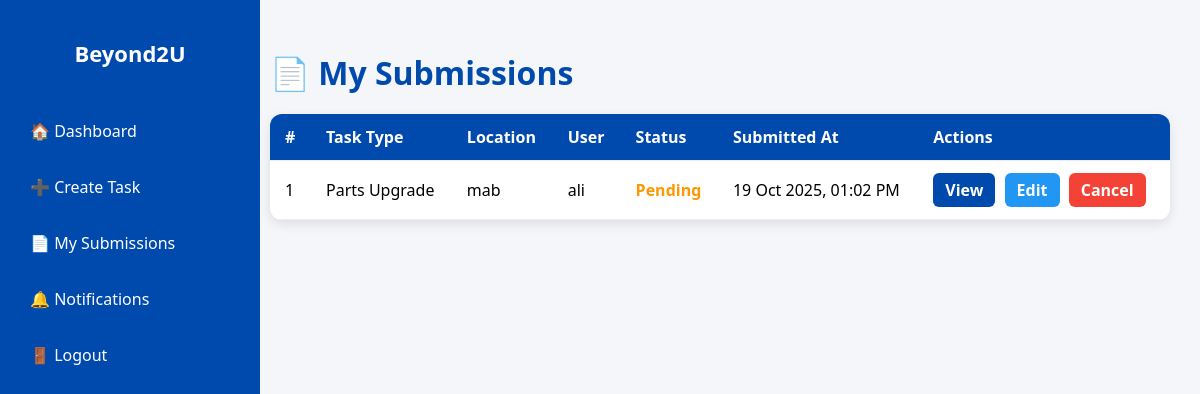
Page /beyond2u/dashboard/systemengineer/my_submissions/ (signed in) on the earlier database version.
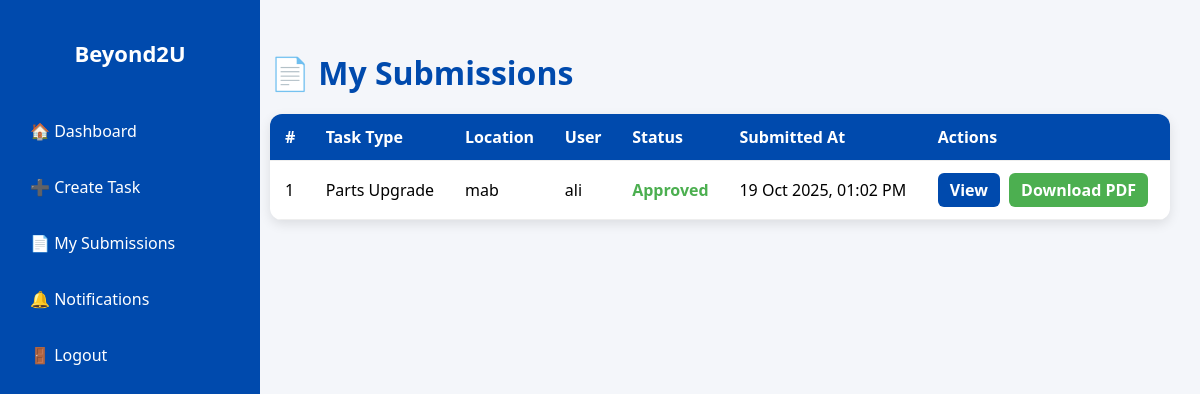
Same page on the later database version.
### inventorySystem/models.py (models this page shows, shortened)
class Request(models.Model):
    TYPE_CHOICES = [
        ('Tag Refresh', 'Tag Refresh'),
        ('Asset Refresh', 'Asset Refresh'),
        ('Tech Refresh', 'Tech Refresh'),
    ]
    STATUS_CHOICES = [
        ('Pending', 'Pending'),
        ('Approved', 'Approved'),
        ('Rejected', 'Rejected'),
    ]
    engineer = models.ForeignKey(settings.AUTH_USER_MODEL, on_delete=models.CASCADE)
    type = models.CharField(max_length=50, choices=TYPE_CHOICES)
    location = models.CharField(max_length=100)
    user = models.CharField(max_length=100)
    old_barcode = models.CharField(max_length=100, blank=True, null=True)
    new_barcode = models.CharField(max_length=100, blank=True, null=True)
    old_serial = models.CharField(max_length=100, blank=True, null=True)
    new_serial = models.CharField(max_length=100, blank=True, null=True)
    old_ip = models.CharField(max_length=50, blank=True, null=True)
    new_ip = models.CharField(max_length=50, blank=True, null=True)
    new_mac = models.CharField(max_length=50, blank=True, null=True)
    start_time = models.DateTimeField(blank=True, null=True)
    end_time = models.DateTimeField(blank=True, null=True)
    status = models.CharField(max_length=20, choices=STATUS_CHOICES, default='Pending')
    remarks = models.TextField(blank=True, null=True)
    proof = models.FileField(upload_to='proofs/', blank=True, null=True)
    assigned_approver = models.ForeignKey(
        settings.AUTH_USER_MODEL, related_name='approver', on_delete=models.SET_NULL, null=True, blank=True
    )
    created_at = models.DateTimeField(auto_now_add=True)
    old_hostname = models.CharField(max_length=100, blank=True, null=True)
    new_hostname = models.CharField(max_length=100, blank=True, null=True)
    rescheduled_date = models.DateField(blank=True, null=True)
    FORMAT_STATUS_CHOICES = [
        ('Formatted', 'Formatted'),
        ('Not Formatted', 'Not Formatted'),
    ]
    format_status = models.CharField(max_length=20, choices=FORMAT_STATUS_CHOICES, blank=True, null=True)
    reason_not_formatted = models.TextField(blank=True, null=True)
    UPLOAD_STATUS_CHOICES = [
        ('Uploaded', 'Uploaded'),
        ('Not Yet', 'Not Yet'),
    ]
    upload_status = models.CharField(max_length=20, choices=UPLOAD_STATUS_CHOICES, default='Not Yet')
    reason_not_uploaded = models.TextField(blank=True, null=True)

### inventorySystem/views.py (the view)
# urls.py: path('dashboard/systemengineer/my_submissions/', views.my_submissions, name='my_submissions'),
@login_required
def my_submissions(request):
    submissions = Request.objects.filter(engineer=request.user).order_by('-created_at')
    return render(request, 'my_submissions.html', {'submissions': submissions})

### inventorySystem/templates/my_submissions.html (shortened to what this page needs)
<!DOCTYPE html>
<html lang="en">
<head>
</head>
<body>
    <div class="sidebar">
        <h2>Beyond2U</h2>
        <a href="{% url 'systemengineer_dashboard' %}">🏠 Dashboard</a>
        <a href="{% url 'create_task' %}">➕ Create Task</a>
        <a href="{% url 'my_submissions' %}">📄 My Submissions</a>
        <a href="{% url 'notifications' %}">🔔 Notifications</a>
        <a href="{% url 'logout' %}">🚪 Logout</a>
    </div>
    <div class="content">
        <h1>📄 My Submissions</h1>
        {% if submissions %}
        <table>
            <tr>
                <th>#</th>
                <th>Task Type</th>
                <th>Location</th>
                <th>User</th>
                <th>Status</th>
                <th>Submitted At</th>
                <th>Actions</th>
            </tr>
            {% for task in submissions %}
            <tr>
                <td>{{ forloop.counter }}</td>
                <td>{{ task.type }}</td>
                <td>{{ task.location }}</td>
                <td>{{ task.user }}</td>
                <td>
                    {% if task.status == "Pending" %}
                        <span class="status-pending">{{ task.status }}</span>
                    {% elif task.status == "Approved" %}
                        <span class="status-approved">{{ task.status }}</span>
                    {% elif task.status == "Rejected" %}
                        <span class="status-rejected">{{ task.status }}</span>
                    {% elif task.status == "Cancelled" %}
                        <span class="status-cancelled">{{ task.status }}</span>
                    {% endif %}
                </td>
                <td>{{ task.created_at|date:"d M Y, h:i A" }}</td>
                <td>
                    <a href="{% url 'task_detail' 'request' task.id %}" class="btn btn-view">View</a>
                    {% if task.status == "Pending" %}
                        <a href="{% url 'edit_task' task.id %}" class="btn btn-edit">Edit</a>
                        <a href="{% url 'cancel_task' task.id %}" class="btn btn-cancel"
                           onclick="return confirm('Are you sure you want to cancel this task?');">
                           Cancel
                        </a>
                    {% elif task.status == "Approved" %}
                        <a href="{% url 'download_task_pdf' task.id %}" class="btn btn-download">Download PDF</a>
                    {% endif %}
                </td>
            </tr>
            {% endfor %}
        </table>
        {% else %}
            <p>No submissions yet.</p>
        {% endif %}
    </div>
</body>
</html>

Differences in the rows shown:
changed Request "Parts Upgrade": status "Pending" → "Approved"; status "Edit Cancel" → "Download PDF"
